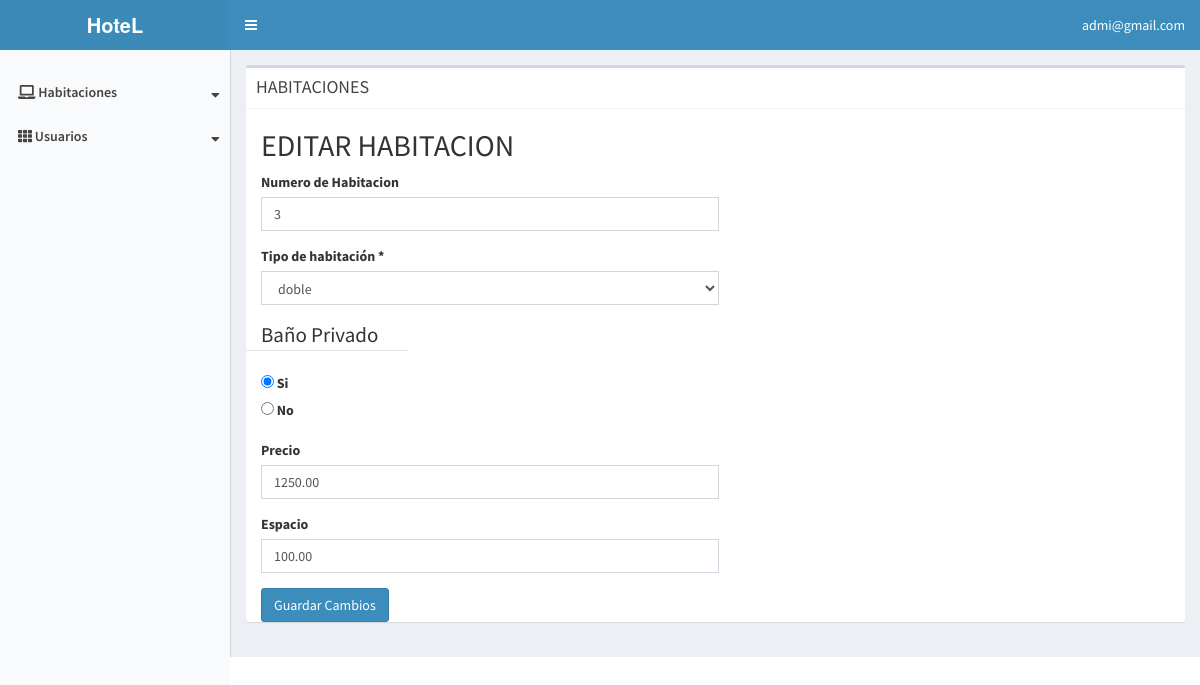
Screenshot of /formEditHabit.php?opcion=10 (signed in) with the database file from the repository.
### tables this page shows
CREATE TABLE `habitacion` (
  `id` int(11) NOT NULL,
  `nro` int(11) NOT NULL,
  `idtipohabitacion` int(11) NOT NULL,
  `banoprivado` tinyint(1) NOT NULL,
  `espacio` decimal(7,2) NOT NULL,
  `precio` decimal(7,2) NOT NULL
);

### motipohabitacion.php (called while the page is built)
<?php
    include("conexion.php");
    $sql = "SELECT * FROM tipohabitaciones";
    $resultado = $con->query($sql);
?>

### formEditHabit.php (the view, shortened to what this page needs)
<?php require_once('header.php');
include("conexion.php");
$id = $_GET['opcion'];
$sql = "SELECT * from habitacion where id='$id'";
$resultado = $con->query($sql);
$fila = $resultado->fetch_assoc();
?>
<div class="content-wrapper">
    <section class="content">
        <div class="row">
            <div class="col-md-12">
                <div class="box">
                    <div class="box-header with-border">
                        <h1 class="box-title">HABITACIONES</h1>
                    </div>
                    <div class="container">
                        <div class="row">
                            <div class="col-md-5 col-sm-5">
                                <div class="top">
                                    <h2>EDITAR HABITACION</h2>
                                    <section>
                                        <form action="editarHabit.php" name="" method="POST">
                                            <div class="form-group">
                                                <label>Numero de Habitacion</label>
                                                <input type="number" name="nro" class="form-control" value="<?Php echo $fila['nro']; ?>">
                                            </div>
                                            <div class="form-group">
                                                <label> Tipo de habitación *</label>
                                                <select name="tipohabitacion" class="form-control">
                                                    <?php
                                                    include("motipohabitacion.php");
                                                    while ($fila1 = $resultado->fetch_assoc()) {
                                                        echo '<option value="' . $fila1['id'] . '"> ' . $fila1['descripcion'] . '</option>';
                                                    }
                                                    ?>
                                                </select>
                                            </div>
                                            <fieldset class="form-group">
                                                <div class="row">
                                                    <legend class="col-form-label col-sm-4 pt-0">Baño Privado</legend>
                                                    <div class="col-sm-10">
                                                        <div class="form-check">
                                                            <input class="form-check-input" type="radio" name="banoprivado" id="banoprivado1" value="1" checked>
                                                            <label class="form-check-label" for="gridRadios1">
                                                                Si
                                                            </label>
                                                        </div>
                                                        <div class="form-check">
                                                            <input class="form-check-input" type="radio" name="banoprivado" id="banoprivado2" value="2">
                                                            <label class="form-check-label" for="gridRadios2">
                                                                No
                                                            </label>
                                                        </div>
                                                    </div>
                                                </div>
                                            </fieldset>
                                            <div class="form-group">
                                                <label>Precio</label>
                                                <input type="number" class="form-control" name="precio" value="<?Php echo $fila['precio']; ?>">
                                            </div>
                                            <div class="form-group">
                                                <label>Espacio</label>
                                                <input type="text" class="form-control" name="espacio" value="<?php echo $fila['espacio']; ?>">
                                            </div>
                                            <div class="mt-2">
                                                <input type="submit" name="" value="Guardar Cambios" class="btn btn-primary">
                                            </div>
                                        </form>
                                    </section>
                                </div>
                            </div>
                        </div>
                    </div>
                </div>
            </div>
        </div>
    </section>
    <?php require_once('footer.php'); ?>

### rows the page displays
habitacion: nro "3", precio "1250.00", espacio "100.00"

### other values shown
$_SESSION['correo'] "admi@gmail.com"
form field tipohabitacion "doble"
